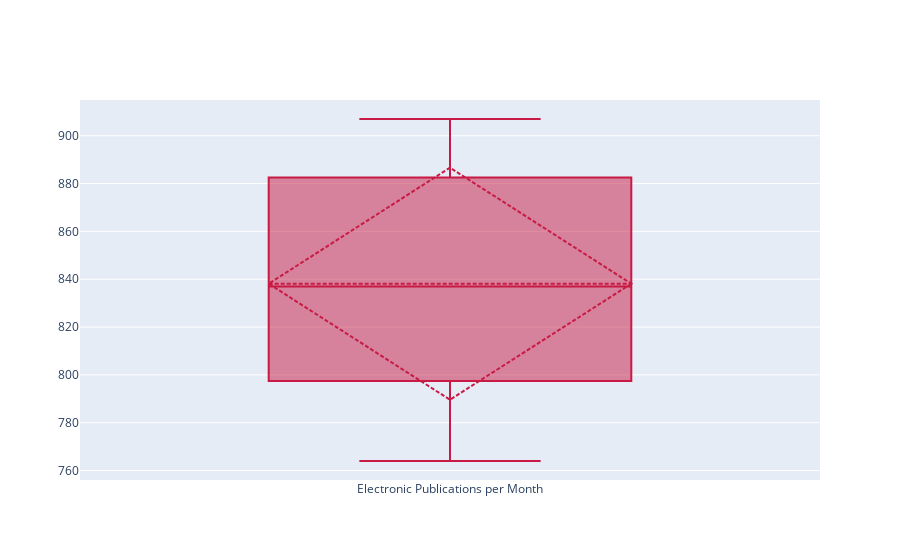

This figure's notebook cell:
### Code cell
#Cell 3.5
# iii) generate and visualize the summary statistics for the publication numbers per month, including mean,
# SD, range, median, 1st to 3rd quartile

import numpy as np
import statistics
import plotly.graph_objs as go
from plotly.offline import iplot
from colorama import Fore, Style

monthmean = statistics.mean(monthcountdf2['Count'])
monthSD = statistics.stdev(monthcountdf2['Count'])
monthmed = statistics.median(monthcountdf2['Count'])
monthquartiles = np.quantile(monthcountdf2['Count'], [0.25, 0.5,  0.75, 1])
monthQ1 = monthquartiles[0]
monthQ3 = monthquartiles[2]
monthmin = min(monthcountdf2['Count'])
monthmax = max(monthcountdf2['Count'])
monthrange = [monthmin, monthmax]

#-----------------------------------------------------------------------------

print(Fore.BLUE + Style.BRIGHT + "Summary Statistics for Count of Electronic Publications per Month")
print(Fore.GREEN +"Mean:", monthmean)
print("Standard Deviation:", monthSD)
print("Median:", monthmed)
print(Fore.RED + "Quartiles:", monthquartiles)
print("1st Quartile:", monthQ1)
print("3rd Quartile:", monthQ3)
print(Fore.MAGENTA + "Minimum:", monthmin)
print("Maximum:", monthmax)
print("Range:", monthrange)

#-----------------------------------------------------------------------------

fig = go.Figure()
fig.add_trace(go.Box(
    y = monthcountdf2.loc[monthcountdf2['Month'] != 'nan']['Count'],
    name = 'Electronic Publications per Month',
    marker = dict(
        color = 'rgb(200, 26, 69)',
    ),
    boxmean = 'sd'
))

iplot(fig)

### Figure 1 — Plotly figure (JSON) as saved in the notebook; plotly's stock layout.template omitted (floating-point values rounded to 4 significant figures)
{"data": [{"boxmean": "sd", "marker": {"color": "rgb(200, 26, 69)"}, "name": "Electronic Publications per Month", "type": "box", "y": [764, 774, 846, 821, 828, 876, 907, 889]}], "layout": {}}
